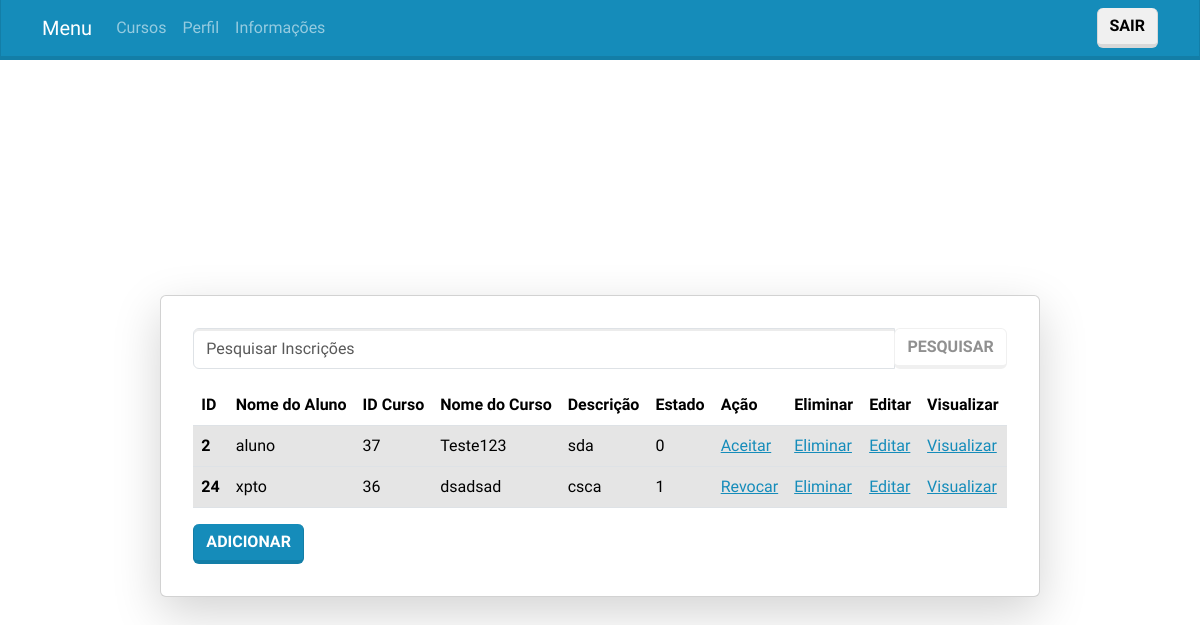
The app's page /paginas/gerirInscricoes.php (signed in), older data.
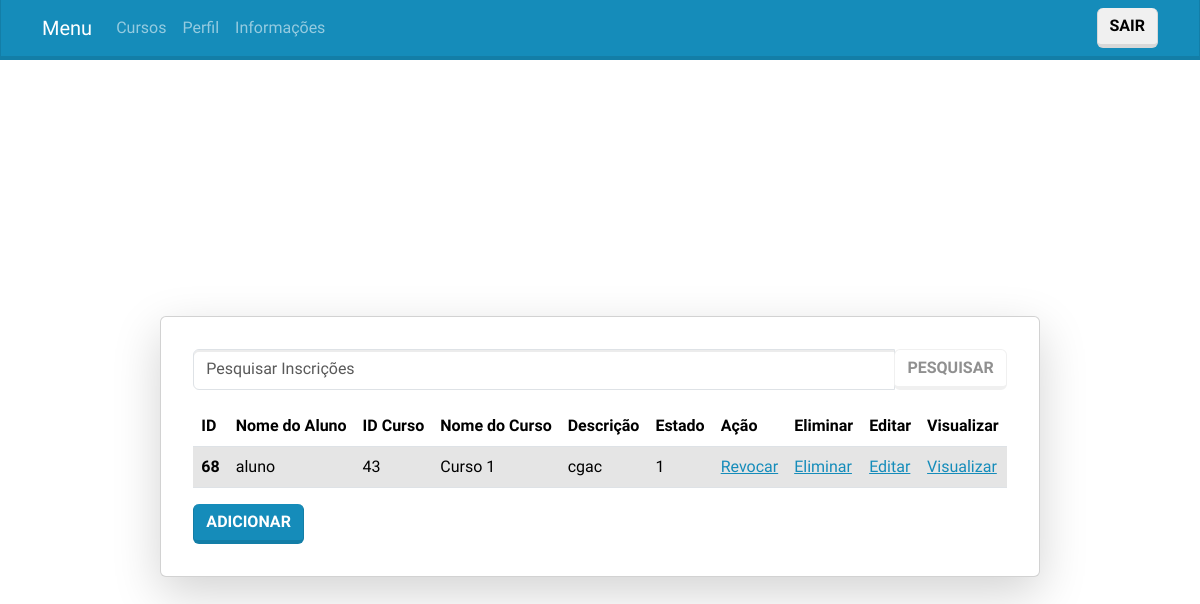
The same page, newer data.
### tables this page shows
CREATE TABLE `inscricao` (
  `id_utilizador` int(40) NOT NULL,
  `id_curso` int(40) NOT NULL,
  `descricao` varchar(200) NOT NULL,
  `estado` int(1) NOT NULL DEFAULT 0
);

CREATE TABLE `utilizador` (
  `id_utilizador` int(40) NOT NULL,
  `nome` varchar(60) NOT NULL,
  `pass` varchar(100) NOT NULL,
  `morada` varchar(100) NOT NULL,
  `email` varchar(100) NOT NULL,
  `telemovel` int(10) NOT NULL,
  `tipo_utilizador` int(1) NOT NULL DEFAULT 0
);

CREATE TABLE `curso` (
  `id_curso` int(40) NOT NULL,
  `nome` varchar(100) NOT NULL,
  `descricao` varchar(100) NOT NULL,
  `vagas` int(40) NOT NULL,
  `vagas_preenchidas` int(40) NOT NULL,
  `data_inicio` date NOT NULL,
  `data_fim` date NOT NULL,
  `metodo_selecao` varchar(100) NOT NULL
);

### paginas/gerirInscricoes.php (the view, shortened to what this page needs)
<!DOCTYPE html>
<?php
    include 'cabecalho.php';
?>
<?php if (!empty($_SESSION['tipo_utilizador']) && $_SESSION['tipo_utilizador'] >= 2) : ?>
<html lang="pt">
<head>
    <link rel="stylesheet" href="bootstrap.css">
</head>
<body>
    <div class="container d-flex justify-content-center align-items-center" style="height: 100vh;">
        <div class="card shadow-lg p-3 mb-5 bg-white rounded" style="margin-top: 20px;">
            <div class="card-body">
            <form method="GET" action="">
                    <div class="input-group mb-3">
                        <input type="text" class="form-control" name="search" placeholder="Pesquisar Inscrições" value="<?php echo isset($_GET['search']) ? $_GET['search'] : ''; ?>">
                        <div class="input-group-append">
                            <button class="btn btn-outline-secondary" type="submit">Pesquisar</button>
                        </div>
                    </div>
                </form>
                    <table class="table table-hover">
                        <thead>
                            <tr>
                                <th scope="col">ID</th>
                                <th scope="col">Nome do Aluno</th>
                                <th scope="col">ID Curso</th>
                                <th scope="col">Nome do Curso</th>
                                <th scope="col">Descrição</th>
                                <th scope="col">Estado</th>
                                <th scope="col">Ação</th>
                                <th scope="col">Eliminar</th>
                                <th scope="col">Editar</th>
                                <th scope="col">Visualizar</th>
                            </tr>
                        </thead>
                        <tbody>
                            <?php
                            $search = isset($_GET['search']) ? $_GET['search'] : '';
                            $searchQuery = $search ? "WHERE c.nome LIKE '%$search%'" : '';
                            if(isset($_GET['id'])){
                                $sql = "SELECT i.id_utilizador, u.nome AS nome_aluno, c.id_curso, c.nome AS nome_curso, i.descricao, i.estado
                                    FROM inscricao i
                                    INNER JOIN utilizador u ON i.id_utilizador = u.id_utilizador
                                    INNER JOIN curso c ON i.id_curso = c.id_curso
                                    WHERE i.id_curso = '{$_GET['id']}'
                                    $searchQuery";
                            }else{
                                $sql = "SELECT i.id_utilizador, u.nome AS nome_aluno, c.id_curso, c.nome AS nome_curso, i.descricao, i.estado
                                    FROM inscricao i
                                    INNER JOIN utilizador u ON i.id_utilizador = u.id_utilizador
                                    INNER JOIN curso c ON i.id_curso = c.id_curso
                                    $searchQuery";
                            }
                            $result = mysqli_query($conn, $sql);
                            if (!$result) {
                                echo "Error: " . mysqli_error($conn);
                            } else {
                                while ($row = mysqli_fetch_assoc($result)) {
                                    ?>
                                <tr class="table-active">
                                    <th scope="row"><?php echo $row['id_utilizador']; ?></th>
                                    <td><?php echo $row['nome_aluno']; ?></td>
                                    <td><?php echo $row['id_curso']; ?></td>
                                    <td><?php echo $row['nome_curso']; ?></td>
                                    <td><?php echo $row['descricao']; ?></td>
                                    <td><?php echo $row['estado']; ?></td>
                                    <?php if($row['estado'] == 0 ){ ?>
                                    <td><a href="aceitarInscricao.php?id=<?php echo $row['id_utilizador'] ?>&id_curso=<?php echo $row['id_curso'] ?>">Aceitar</a></td>
                                    <?php
                                    }else{
                                        ?>
                                        <td><a href="RevocarInscricao.php?id=<?php echo $row['id_utilizador'] ?>&id_curso=<?php echo $row['id_curso'] ?>">Revocar</a></td>
                                        <?php } ?>
                                    <td><a href="eliminarInscricao.php?id=<?php echo $row['id_utilizador'] ?>&id_curso=<?php echo $row['id_curso'] ?>">Eliminar</a></td>
                                    <td><a href="editarInscricaoformulario.php?id=<?php echo $row['id_utilizador'] ?>&id_curso=<?php echo $row['id_curso'] ?>">Editar</a></td>
                                    <td><a href="visualizarInscricao.php?id=<?php echo $row['id_utilizador'] ?>&id_curso=<?php echo $row['id_curso'] ?>">Visualizar</a></td>
                                </tr>
                                <?php
                                }
                            }
                            ?>
                        </tbody>
                    </table>
                <?php else : header("Erro.php");?>
                <?php endif; ?>
                <a type="button" class="btn btn-primary" href="AdicionarInscricaoFormulario.php">Adicionar</button></a>
            </div>
        </div>
    </div>
</body>
</html>

### paginas/cabecalho.php (shortened to what this page needs)
<!DOCTYPE html>
<html>
<head>
    <link rel="stylesheet" href="bootstrap.css">
</head>
<body>
    <nav class="navbar navbar-expand-lg bg-primary" data-bs-theme="dark">
        <div class="container">
            <a class="navbar-brand" href="index.php">Menu</a>
            <div class="collapse navbar-collapse justify-content-between" id="navbarNav">
                <ul class="navbar-nav  nav nav-pills" >
                    <?php
                    if (isset($_SESSION['tipo_utilizador']) && $_SESSION['tipo_utilizador'] > 0){
                        switch ($_SESSION['tipo_utilizador']){
                                ?>
                                <?php
                            case '2':
                                ?>
                                <li class="nav-item">
                                    <a class="nav-link" href="cursos.php">Cursos</a>
                                </li>
                                <li class="nav-item">
                                    <a class="nav-link" href="perfil.php">Perfil</a>
                                </li>
                                <li class="nav-item">
                                    <a class="nav-link" href="informacoes.php">Informações</a>
                                </li>
                                <?php
                                break;
                                ?>
                                <?php
                        }
                    }
                    ?>
                </ul>
                <ul class="navbar-nav">
                    <?php
                    if (!isset($_SESSION['tipo_utilizador'])):
                    ?>
                        <li class="nav-item">
                            <a class="btn btn-secondary my-0 my-sm-0" href="registarformulario.php">Registar</a>
                        </li>
                        <li class="nav-item">
                            <a class="btn btn-secondary my-0 my-sm-0" href="loginformulario.php">Login</a>
                        </li>
                    <?php else: ?>
                        <li class="nav-item">
                            <a class="btn btn-secondary my-0 my-sm-0" href="sair.php">Sair</a>
                        </li>
                    <?php endif; ?>
                </ul>
            </div>
        </div>
    </nav>
</body>
</html>

Row changes from the older to the newer data that the page shows:
removed inscricao: id_utilizador "2", id_utilizador.nome "aluno", id_curso.id_curso "37", id_curso.nome "Teste123", descricao "sda", estado "0"
removed inscricao: id_utilizador "24", id_utilizador.nome "xpto", id_curso.id_curso "36", id_curso.nome "dsadsad", descricao "csca", estado "1"
added inscricao: id_utilizador "68", id_utilizador.nome "aluno", id_curso.id_curso "43", id_curso.nome "Curso 1", descricao "cgac", estado "1"
